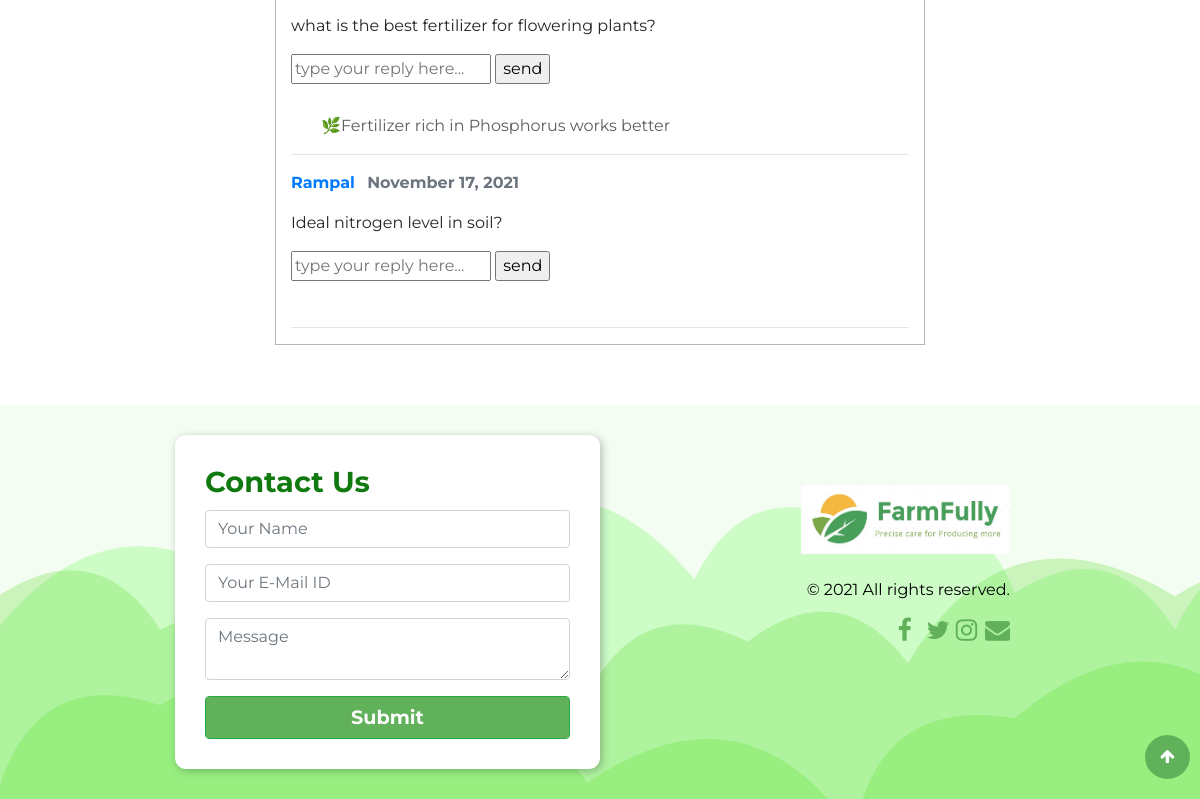
The page /forums/ (signed in, lower part) on the database as committed earlier.
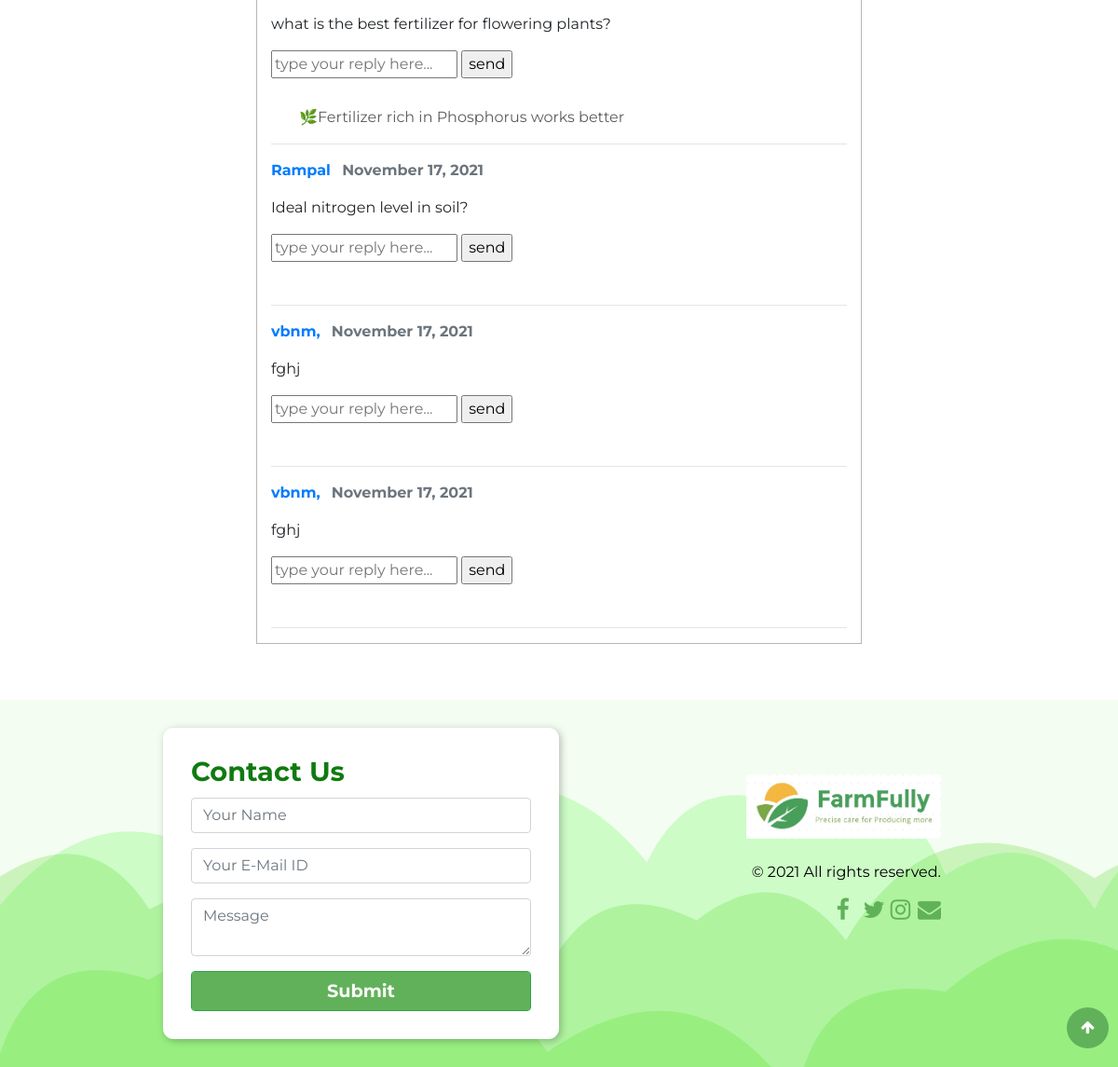
The same page on the database as committed later.
### interface/models.py (models this page shows)
class Forum_query(models.Model):
    username=models.CharField(max_length=50)
    query=models.TextField()
    date_posted=models.DateTimeField(default=timezone.now)
    query_id=models.TextField(default="0000000000")

class Reply(models.Model):
    reply=models.TextField()
    reply_id=models.TextField(default="0000000000")

### interface/views.py (the view, shortened to what this page needs)
# urls.py: path('forums/', views.forums,name='Forums'),
@login_required(login_url= 'login')
def forums(request):
    context={
        'queries' : Forum_query.objects.all() ,   #accessing all the queries from the database
        'replies':Reply.objects.all(),
        'title':'Forums'
    }
    return render(request, 'forum.html', context)

### interface/templates/forum.html (shortened to what this page needs)
{% extends 'layout.html' %}
{% load static %}
{% block body %}
<section>
	<div class="container forum_body" style="margin-top: 50px;align-items: center;border: 1px solid rgb(184, 180, 180);">
		{% for q in queries %}
				<p><b><a class="mr-2" href="#">{{ q.username }}</a></b> <strong class="text-muted">{{ q.date_posted|date:"F d, Y" }}</strong> </p>
				<p>{{ q.query }}</p>
				<form action="" method="POST">
					<input type="text" name="reply" placeholder="type your reply here..." required>
					<input type="submit" value="send">
				</form>
				{% for r in replies %}
					{% if r.reply_id ==  q.query_id  %}
						<p class="reply_content">&#127807;{{ r.reply }}</p>
					{% endif %}
				{% endfor %}
				<hr>
		{% endfor %}
	</div>
</section>
</html>
{% endblock %}

Rows that differ between the two databases and show on the page:
added Forum_query: username "vbnm,", date_posted "November 17, 2021", query "fghj"
added Forum_query: username "vbnm,", date_posted "November 17, 2021", query "fghj"
